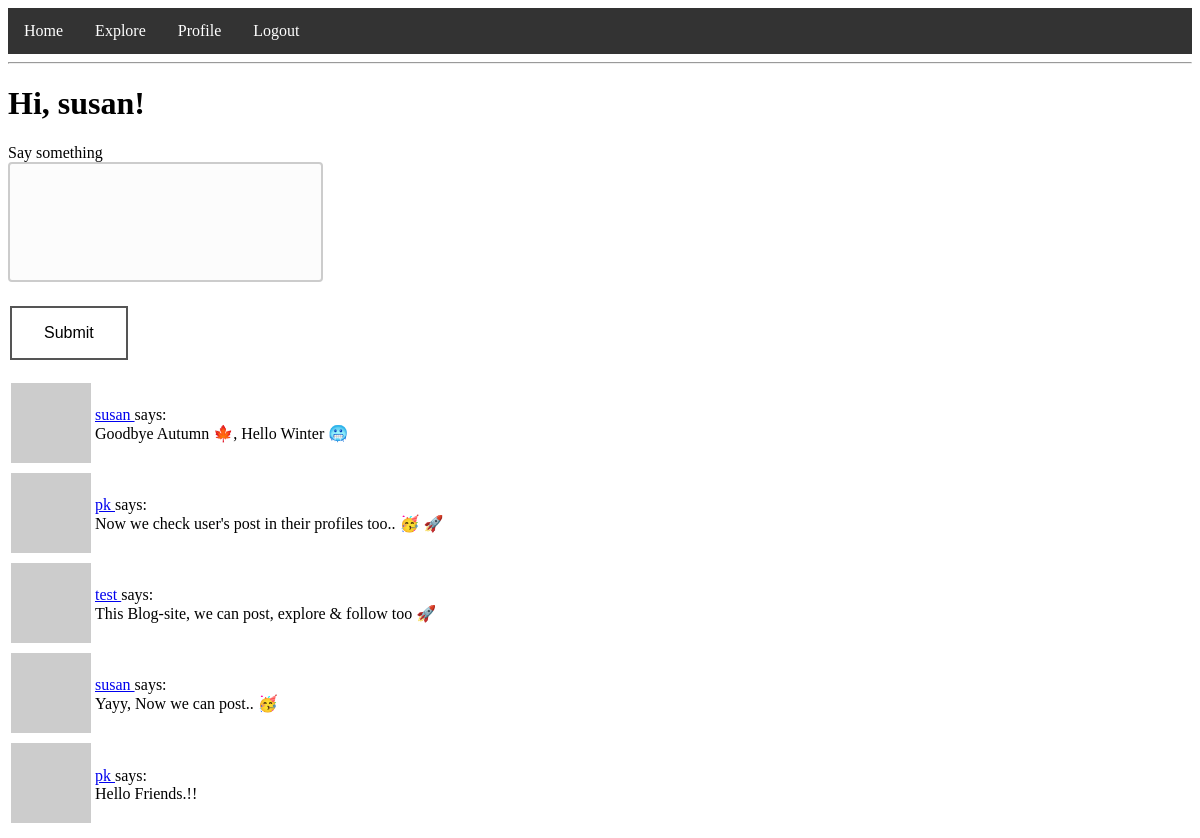
The app's page /index (signed in) with its own data.
### app/models.py (models this page shows, shortened)
class User(UserMixin, db.Model):
    id = db.Column(db.Integer, primary_key=True)
    username = db.Column(db.String(64), index=True, unique=True)
    email = db.Column(db.String(120), index=True, unique=True)
    password_hash = db.Column(db.String(128))
    posts = db.relationship('Post', backref='author', lazy='dynamic')
    about_me = db.Column(db.String(140))
    last_seen = db.Column(db.DateTime, default=datetime.utcnow)
    def avatar(self, size):
        digest = md5(self.email.lower().encode('utf-8')).hexdigest()
        return 'https://www.gravatar.com/avatar/{}?d=identicon&s={}'.format(digest, size)
    followed = db.relationship(
        'User', secondary=followers,
        primaryjoin=(followers.c.follower_id == id),
        secondaryjoin=(followers.c.followed_id == id),
        backref=db.backref('followers', lazy='dynamic'), lazy='dynamic')
    def followed_posts(self):
        followed = Post.query.join(
            followers, (followers.c.followed_id == Post.user_id)).filter(
                followers.c.follower_id == self.id)
        own = Post.query.filter_by(user_id=self.id)
        return followed.union(own).order_by(Post.timestamp.desc())

class Post(db.Model):
    id = db.Column(db.Integer, primary_key=True)
    body = db.Column(db.String(180))
    timestamp = db.Column(db.DateTime, index=True, default=datetime.utcnow)
    user_id = db.Column(db.Integer, db.ForeignKey('user.id'))

### app/routes.py (the view)
@app.route('/', methods=['GET', 'POST'])
@app.route('/index', methods=['GET', 'POST'])
@login_required
def index():
    form = PostForm()
    if form.validate_on_submit():
        post = Post(body=form.post.data, author=current_user)
        db.session.add(post)
        db.session.commit()
        flash('Your post is now live!')
        return redirect(url_for('index'))
    page = request.args.get('page', 1, type=int)
    posts = current_user.followed_posts().paginate(
        page, app.config['POSTS_PER_PAGE'], False)
    next_url = url_for('index', page=posts.next_num) \
        if posts.has_prev else None
    prev_url = url_for('index', page=posts.prev_num) \
        if posts.has_prev else None
    return render_template("index.html", title = "Home Page",form=form, posts=posts.items,
                            next_url=next_url, prev_url=prev_url)

### app/forms.py
class PostForm(FlaskForm):
    post = TextAreaField('Say something',
            validators=[DataRequired(), Length(min=1, max=140)])
    submit = SubmitField('Submit')

### app/models.py (called while the page is built)
@login.user_loader
def load_user(id):
    return User.query.get(int(id))

### app/routes.py (called while the page is built)
@app.before_request
def before_request():
    if current_user.is_authenticated:
        current_user.last_seen = datetime.utcnow()
        db.session.commit()

### app/templates/index.html (shortened to what this page needs)
{% extends "base.html" %}
{% block content %}
    <h1>Hi, {{ current_user.username }}!</h1>
    {% if form %}
    <form action="" method="POST">
        <p>
            {{ form.post.label }}<br>
            {{ form.post(cols=32, rows=4) }}<br>
        </p>
        <p>{{ form.submit(class_="button btn-login") }}</p>
    </form>
    {% endif %}
    {% for post in posts %}
        {% include '_post.html' %}
    {% endfor %}
{% endblock %}

### app/templates/_post.html
<table>
    <tr valing='top'>
        <td><img src="{{ post.author.avatar(36) }} " alt="user avatar"></td>
        <td>
            <a href="{{ url_for('user', username=post.author.username) }}  ">
            {{ post.author.username }}
            </a>
            says: <br> {{ post.body }}
        </td>
    </tr>
</table>

### app/static/style.css (style rules this page uses)
.button { background-color: #4CAF50; border: none; color: white; padding: 16px 32px; text-align: center; text-decoration: none; display: inline-block; font-size: 16px; margin: 4px 2px; transition-duration: 0.4s; cursor: pointer; }
.btn-login { background-color: white; color: black; border: 2px solid #555555; }
textarea { height: 120px; padding: 12px 20px; box-sizing: border-box; border: 2px solid #ccc; border-radius: 4px; background-color: #f8f8f87a; resize: none; }

### records on screen
User: username "susan"
Post: author.username "susan", body "Goodbye Autumn 🍁, Hello Winter 🥶"
Post: author.username "pk", body "Now we check user's post in their profiles too.. 🥳 🚀"
Post: author.username "test", body "This Blog-site, we can post, explore & follow too 🚀"
Post: author.username "susan", body "Yayy, Now we can post.. 🥳"
Post: author.username "pk", body "Hello Friends.!!"
